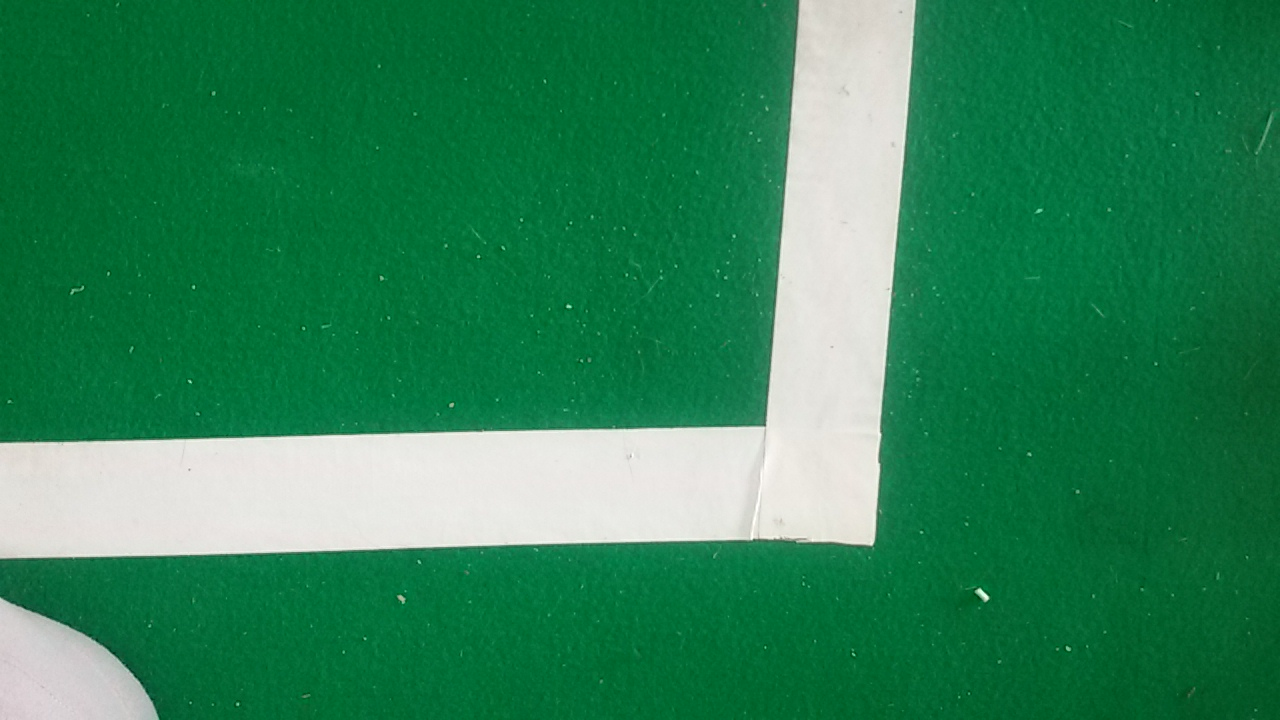
#> input picture tesPic/13441975_1057441020991932_635871047_o.jpg, 1280 x 720 px
$ python -i classForJimmy.py   (imports and definitions only)   (Python 2 division)   (older library calls are emulated)
#> lines starting #> are read from the running program, lines starting #| are printed output that depends on the picture
#> further down, picture is the input picture: shape (720, 1280, 3); mean B, G, R 86.2, 130.8, 44.5
import cv2
import numpy as np
from countContours import *
from Vector import *
import math
import struct

class THRESHOLD_MASK():
    sample = []
    def __init__(self):
        self.frame = np.uint8

    def getFrame(self,frame):
        self.frame = frame
        Lowreso = cv2.pyrDown(self.frame)
        Lowreso = cv2.pyrDown(Lowreso)
#> Lowreso: shape (180, 320, 3)
        Lowreso = cv2.pyrDown(Lowreso)
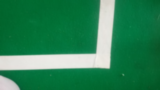
#> Lowreso: shape (90, 160, 3); mean B, G, R 86.4, 130.9, 44.6
        self.frameblur = cv2.pyrUp(Lowreso)
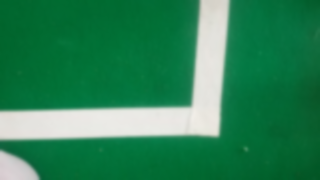
#> self.frameblur: shape (180, 320, 3); mean B, G, R 86.3, 130.9, 44.6
        self.frameblur = cv2.pyrUp(self.frameblur)
#> self.frameblur: shape (360, 640, 3)
        self.frameblur = cv2.pyrUp(self.frameblur)
#> self.frameblur: shape (720, 1280, 3)

    # [13 lines left out: function getCaribrate, not called in this run]

    def recieveSample(self,position,frame):
        hsv = cv2.cvtColor(frame,cv2.COLOR_BGR2HSV)
        self.sample.append(hsv[position[1],position[0]])

    def popSample(self):
        self.sample.pop()

    # [28 lines left out: functions trackBegin, createMask, not called in this run]


class THRESHOLD_GRAY_MASK():
    sample = []
    def __init__(self):
        self.frame = np.uint8

    def getFrame(self,frame):
        self.frame = frame
        # cv2.imshow('frame',frame)

    def getCaribrate(self):
        pass

    def trackBegin(self):
        return
        print 'in'
    # [12 lines left out: function createMask, not called in this run]


class BACKPROJECTION_MASK:
    sample = []
    roihist1 = None
    disc = cv2.getStructuringElement(cv2.MORPH_ELLIPSE,(5,5))
    def __init__(self):
        self.frame = np.uint8

    # [28 lines left out: functions getFrame, getCaribrate, trackBegin, createMask, not called in this run]

class createMask(THRESHOLD_GRAY_MASK,THRESHOLD_MASK,BACKPROJECTION_MASK):

    def __init__(self,method = THRESHOLD_GRAY_MASK):
        self.method = method
        self.method.__init__()

    def getFrame(self,frame):
        self.method.getFrame(frame)

    def getCaribrate(self):
        self.method.getCaribrate()

    def trackBegin(self):
        self.method.trackBegin()

    def createMask(self,sensitive):
        return self.method.createMask(sensitive)


# [16 lines left out: function getContour, not called in this run]

"""def drawPosition(frame,font,Outer,Inner,Points,circle):

    if Outer is not None:
        n = 1
        for i in Outer:
            cv2.circle(frame,i,4,(255,255,0),-1)
            cv2.putText(frame,str(n),i,font,1,(0,0,255))
            n += 1
        for j in Inner:
            cv2.circle(frame,j,4,(0,0,255),-1)
        for k in Points:
            cv2.circle(frame,k,8,(0,255,0),1)
    if circle is not  None:
        center = (int(circle.Center[0]),int(circle.Center[1]))
        cv2.circle(frame,center,int(circle.R),(0,0,255),3)
        cv2.circle(frame,center,int(circle.R*OUTER_RADIUS),(0,0,255),1)
        cv2.circle(frame,center,10,(0,100,255),-1)"""

# [36 lines left out: functions drawPosition, mssgHandle, not called in this run]

>>> import cv2
>>> picture = cv2.imread('../../tesPic/13441975_1057441020991932_635871047_o.jpg')
>>> result = THRESHOLD_MASK().getFrame(picture)

$ run again, on tesPic/13461020_1057441007658600_342173977_o.jpg
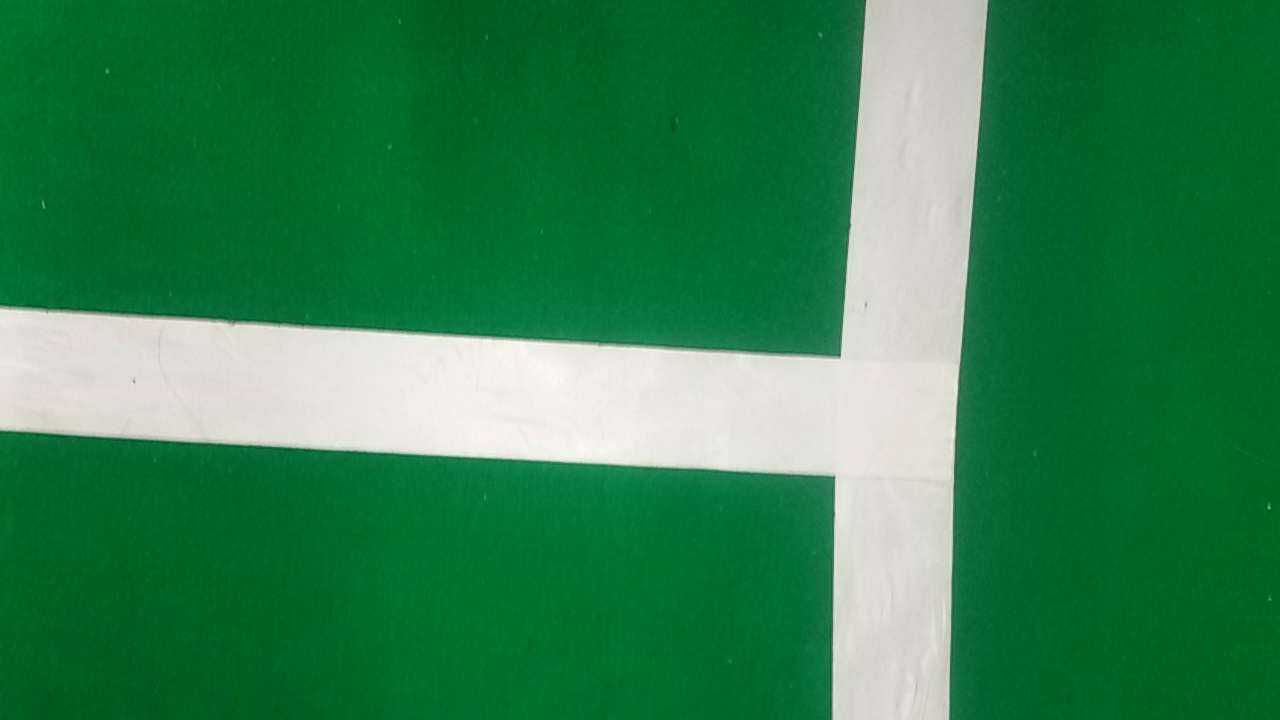
#> input picture tesPic/13461020_1057441007658600_342173977_o.jpg, 1280 x 720 px
#> picture is the input picture: shape (720, 1280, 3); mean B, G, R 79.6, 128.4, 47.3
#> in getFrame, `Lowreso = cv2.pyrDown(Lowreso)`:
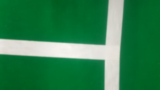
#> Lowreso: shape (90, 160, 3); mean B, G, R 79.7, 128.5, 47.3
#> in getFrame, `self.frameblur = cv2.pyrUp(Lowreso)`:
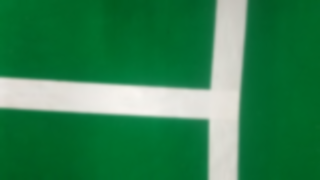
#> self.frameblur: shape (180, 320, 3); mean B, G, R 79.7, 128.5, 47.2

$ run again, on tesPic/13467503_1057440987658602_1583394702_o.jpg
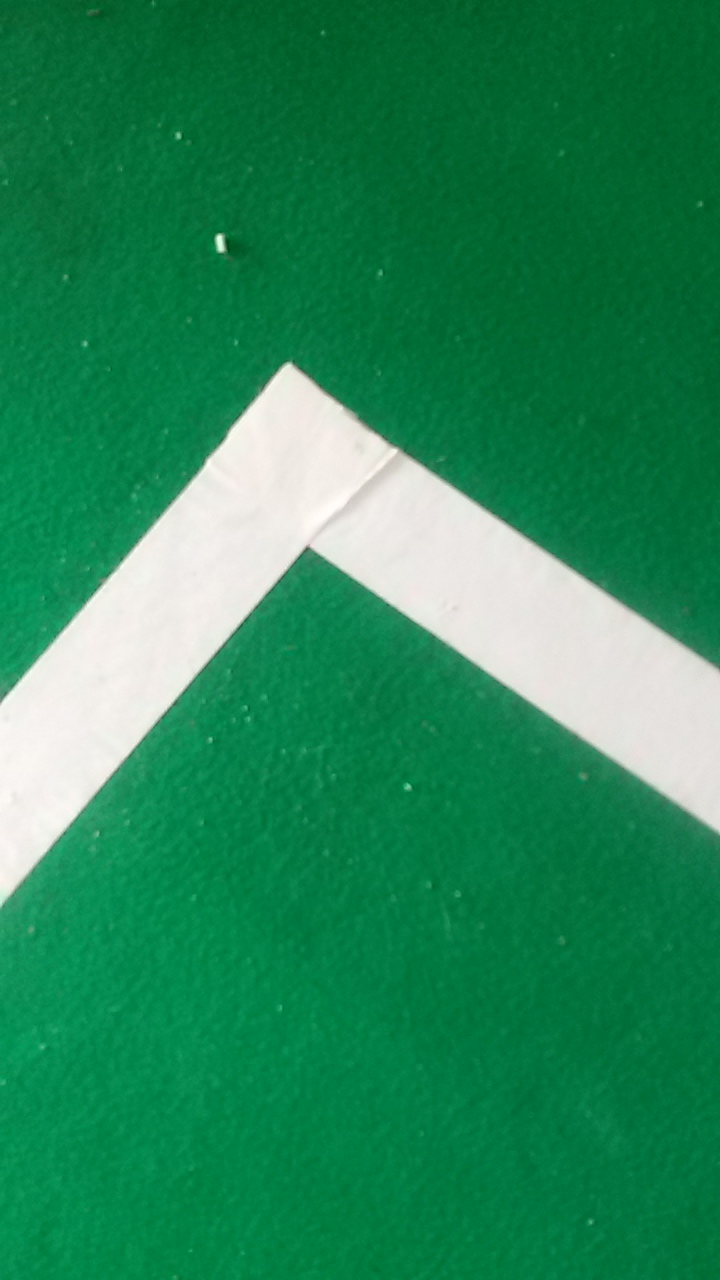
#> input picture tesPic/13467503_1057440987658602_1583394702_o.jpg, 720 x 1280 px
#> picture is the input picture: shape (1280, 720, 3); mean B, G, R 87.7, 135.4, 37.1
#> in getFrame, `Lowreso = cv2.pyrDown(Lowreso)`:
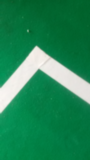
#> Lowreso: shape (160, 90, 3); mean B, G, R 87.7, 135.5, 37.1
#> in getFrame, `self.frameblur = cv2.pyrUp(Lowreso)`:
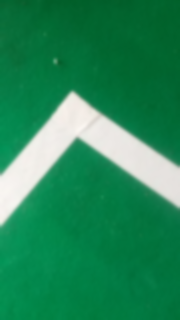
#> self.frameblur: shape (320, 180, 3); mean B, G, R 87.8, 135.5, 37.1
